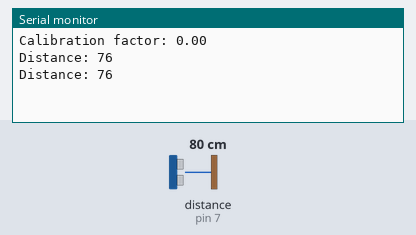
A sketch run on a simulated Arduino Uno, built with avr-gcc and run on an emulated ATmega328P. Shown: the last lines printed to the serial monitor. Wiring (inferred from the names in the program): ultrasonic range finder: trigger pin 8; echo pin 7. The inputs (shaded band) are chosen by the test bench; at power-on: distance to the obstacle (sensor on pin 7) 80 cm. The echo pulse lasts 58.3 µs per cm.

Above: at 1.2 s.
1.3 s: distance to the obstacle (sensor on pin 7) set to 2 cm
At 2.6 s:
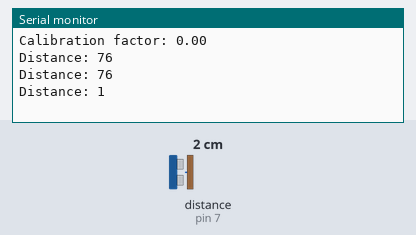
2.8 s: distance to the obstacle (sensor on pin 7) set to 4 cm
At 4.0 s:
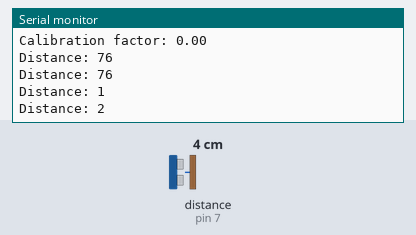
Timing chart, 0 to 5.8 s (numbered marks = the images above; inputs shaded):
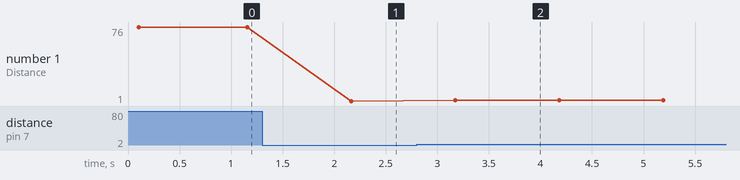

The sketch:

Test_HC-SR04.ino
```cpp
#include <Arduino.h>

// Định nghĩa các trig và echo
const int trigPin = 8;
const int echoPin = 7;

void setup() {
  Serial.begin(9600);
  pinMode(trigPin, OUTPUT);
  pinMode(echoPin, INPUT);
}

// Định nghĩa hàm để đo khoảng cách đến một vật thể
int measure_distance() {
  // Gửi xung đến chân kích hoạt
  digitalWrite(trigPin, LOW);
  delayMicroseconds(5);
  digitalWrite(trigPin, HIGH);
  delayMicroseconds(10);
  digitalWrite(trigPin, LOW);

  // Read the signal from the sensor: a HIGH pulse whose
  // duration is the time (in microseconds) from the sending
  // of the ping to the reception of its echo off of an object.
  pinMode(echoPin, INPUT);
  long duration = pulseIn(echoPin, HIGH);

  // Chuyển đổi thời gian thành khoảng cách
  float distance = duration / 2 / 29.1;

  return distance;
}


// Định nghĩa hàm để lấy nhiều lần đo và lấy trung bình của chúng
int take_average_measurement(int num_samples) {
  int distances[num_samples];
  for (int i = 0; i < num_samples; i++) {
    distances[i] = measure_distance();
  }

  int average = 0;
  for (int i = 0; i < num_samples; i++) {
    average += distances[i];
  }

  return average / num_samples;
}

// Chỉnh lại cảm biến bằng một khoảng cách đã biết
void calibrate_sensor(int known_distance) {
  int measured_distance = take_average_measurement(10);

  float calibration_factor = known_distance / measured_distance;

  Serial.print("Calibration factor: ");
  Serial.println(calibration_factor);
}

// Định nghĩa hàm bù nhiệt độ
int temperature_compensate(int distance, float temperature) {
  float speed_of_sound = 331.3 + 0.6 * temperature * (1 + 0.00367 * temperature);

  int compensated_distance = distance * 331.3 / speed_of_sound;

  return compensated_distance;
}

// Bắt đầu vòng lặp đo
void loop() {

  calibrate_sensor(25);

  // Bắt đầu vòng lặp đo
  while (true) {
    // Lấy một lần đo trung bình
    int measured_distance = take_average_measurement(10);

    // Bù nhiệt độ cho phép đo
    float temperature = 25;
    int compensated_distance = temperature_compensate(measured_distance, temperature);

    // In phép đo đã bù
    Serial.print("Distance: ");
    Serial.println(compensated_distance);

    // Chờ 1 giây
    delay(1000);
  }
}
```

Measured:
- after the input at 1.3 s, the serial monitor: prints a new line after 0.86 s (image 1)
- after the input at 2.8 s, the serial monitor: prints a new line after 0.37 s (image 2)
- plotted number 1: 76 → 1 after the input at 1.3 s, 1 → 2 after the input at 2.8 s
